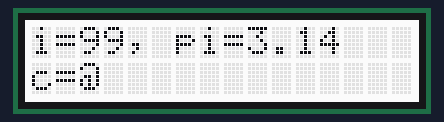
A program run on a simulated Arduino Uno, built with avr-gcc and run on an emulated ATmega328P. On the bench: 16×2 character LCD. What the program prints to the serial monitor is not drawn.

Above: at 0.1 s.
At 2.1 s:
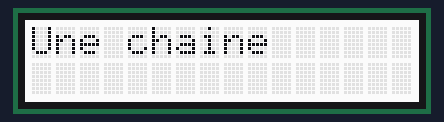

The program:

main.cpp
```cpp
#include <Arduino.h>
/*
    Utilisation du lcd_rgb avec un IO-Stream
*/

// Inclure les fonctions i2C
#include <Wire.h>
// Inclure les fonctions de le LCD
#include "rgb_lcd.h"
#include <Streaming.h>

#define DEBUG

#define ECRAN_NB_LIGNES     2
#define ECRAN_NB_COLONNES   16

// Définir une chaine de caractères
char message[80];
char ligne_lcd[17];

// Définir un objet de type rgb_lcd
rgb_lcd ecran;

void setup() {
  int   i   = 99;
  float pi  = 3.14;
  char  c   = '@';
  char  texte[] = "Une chaine";
  Serial.begin(9600);

  ecran.begin(ECRAN_NB_COLONNES, ECRAN_NB_LIGNES);
#ifdef DEBUG
  Serial << "Début du programme\n\n";
#endif
  ecran << "i=" << i;
  ecran << ", pi=" << pi;
  // Déplacer le curseur à la ligne 2, colonne 1
  ecran.setCursor(0, 1);
  ecran << "c=" << c;
  // Attendre 2 sec puis effacer l'écran
  delay(2000);
  ecran.clear();
  ecran << texte;
  // Déplacer le curseur à la ligne 2, colonne 1
  ecran.setCursor(0, 1);
#ifdef DEBUG
  // Sous Arduino, sprintf n'implémente pas les float.
  sprintf(message, "i = %d, pi = %f, c = %c, texte = %s", i, pi, c, texte);
  Serial << message;
#endif

  unsigned int entierNonSigne = 0b10101010101010;
  sprintf(message, "entierNonSigne : %u, hex : %x, HEX : %X, Octal = %o", entierNonSigne , entierNonSigne, entierNonSigne, entierNonSigne);
  Serial << endl << endl << message;

}

void loop() {}
```
